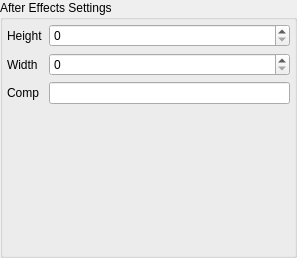
<?xml version="1.0" encoding="UTF-8"?>
<ui version="4.0">
 <class>JobAfterEffectsSettingsWidgetUI</class>
 <widget class="QGroupBox" name="JobAfterEffectsSettingsWidgetUI">
  <property name="geometry">
   <rect>
    <x>0</x>
    <y>0</y>
    <width>297</width>
    <height>258</height>
   </rect>
  </property>
  <property name="windowTitle">
   <string>GroupBox</string>
  </property>
  <property name="title">
   <string>After Effects Settings</string>
  </property>
  <layout class="QVBoxLayout" name="mVerticalLayout">
   <property name="margin">
    <number>4</number>
   </property>
   <item>
    <layout class="QGridLayout">
     <property name="margin">
      <number>0</number>
     </property>
     <property name="spacing">
      <number>6</number>
     </property>
     <item row="2" column="1">
      <widget class="FieldLineEdit" name="mCompEdit">
       <property name="field" stdset="0">
        <string>comp</string>
       </property>
      </widget>
     </item>
     <item row="0" column="0">
      <widget class="QLabel" name="textLabel8">
       <property name="text">
        <string>Height</string>
       </property>
      </widget>
     </item>
     <item row="1" column="1">
      <widget class="FieldSpinBox" name="mWidthSpin">
       <property name="maximum">
        <number>1000000</number>
       </property>
       <property name="field" stdset="0">
        <string>width</string>
       </property>
      </widget>
     </item>
     <item row="2" column="0">
      <widget class="QLabel" name="label_2">
       <property name="text">
        <string>Comp</string>
       </property>
      </widget>
     </item>
     <item row="1" column="0">
      <widget class="QLabel" name="textLabel9">
       <property name="text">
        <string>Width</string>
       </property>
      </widget>
     </item>
     <item row="0" column="1">
      <widget class="FieldSpinBox" name="mHeightSpin">
       <property name="maximum">
        <number>1000000</number>
       </property>
       <property name="field" stdset="0">
        <string>height</string>
       </property>
      </widget>
     </item>
    </layout>
   </item>
   <item>
    <spacer name="spacer">
     <property name="orientation">
      <enum>Qt::Vertical</enum>
     </property>
     <property name="sizeType">
      <enum>QSizePolicy::Expanding</enum>
     </property>
     <property name="sizeHint" stdset="0">
      <size>
       <width>221</width>
       <height>145</height>
      </size>
     </property>
    </spacer>
   </item>
  </layout>
 </widget>
 <customwidgets>
  <customwidget>
   <class>FieldLineEdit</class>
   <extends>QLineEdit</extends>
   <header>fieldlineedit.h</header>
  </customwidget>
  <customwidget>
   <class>FieldSpinBox</class>
   <extends>QSpinBox</extends>
   <header>fieldspinbox.h</header>
  </customwidget>
 </customwidgets>
 <resources/>
 <connections/>
</ui>
